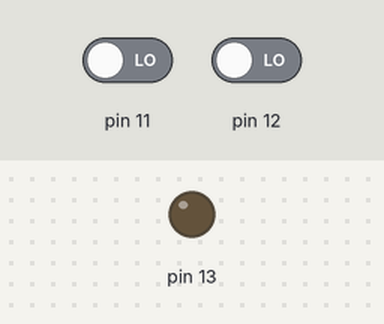
A sketch run on a simulated Arduino Uno, built with avr-gcc and run on an emulated ATmega328P. Shown: output pins drawn as LEDs (lit = HIGH). The inputs (shaded band) are chosen by the test bench; at power-on: pin 11 LOW, pin 12 LOW.

Above: at 1.2 s.
1.3 s: pin 11 driven HIGH
At 2.1 s:
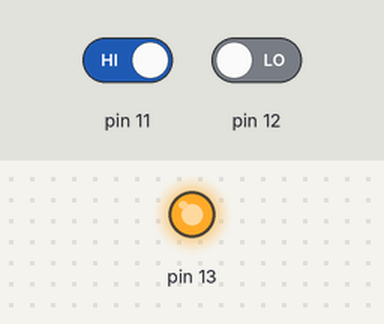
2.8 s: pin 11 driven LOW
At 3.2 s:
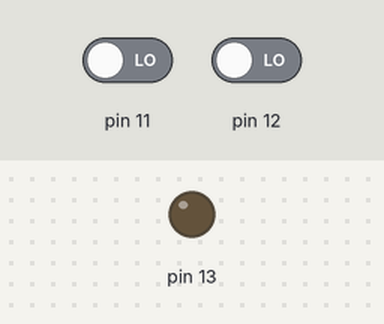
4.3 s: pin 12 driven HIGH
At 5.5 s:
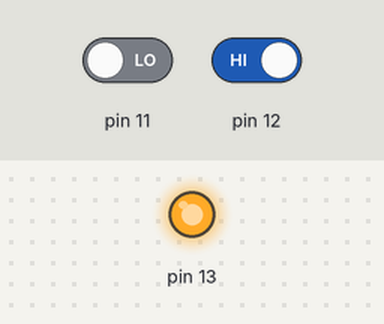
Timing chart, 0 to 7.3 s (numbered marks = the images above; inputs shaded):
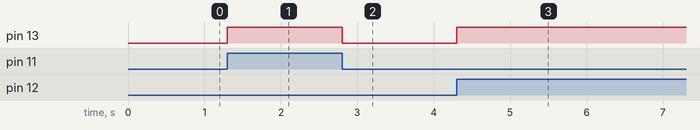

The sketch:

XOR_Gate.ino
```cpp
int a;
int b;
void setup()
{
  pinMode(13,OUTPUT);
  pinMode(12,INPUT);
  pinMode(11,INPUT);
}

void loop()
{
  a=digitalRead(11);
  b=digitalRead(12);

 if (a==b)
  {
    digitalWrite(13,LOW);
  }

  else{
     digitalWrite(13,HIGH);
  }

}
```

Measured:
- after the input at 1.3 s, pin 13: LOW → HIGH at once
- after the input at 2.8 s, pin 13: HIGH → LOW at once
- after the input at 4.3 s, pin 13: LOW → HIGH at once
